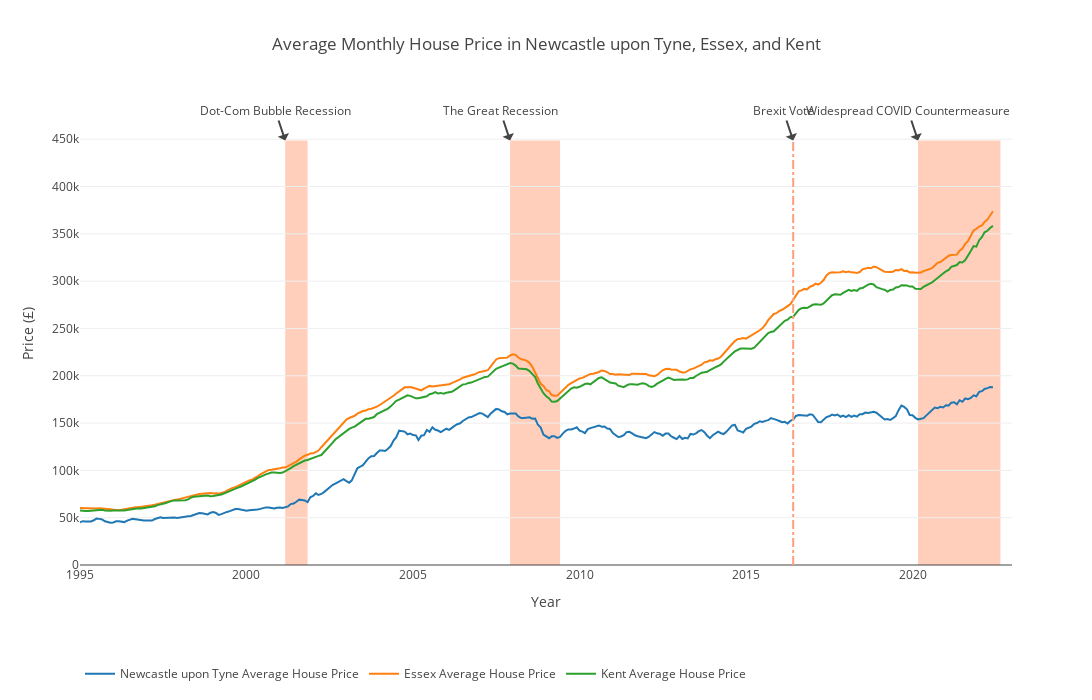

This figure's notebook cell:
### Code cell
region_input = ['Newcastle upon Tyne','Essex','Kent']

data_reg1 = df2[df2['Region_Name'] == region_input[0]]
data_reg2 = df2[df2['Region_Name'] == region_input[1]]
data_reg3 = df2[df2['Region_Name'] == region_input[2]]

data_avg_max = max(max(data_reg1["Average_Price"]), max(data_reg2["Average_Price"]), max(data_reg3["Average_Price"]))

fig = go.Figure()
fig.add_trace(go.Scatter(x=data_reg1["Date"], 
                         y=data_reg1["Average_Price"],
                         mode='lines',
                         name=f'{region_input[0]} Average House Price',
                    ))

fig.add_trace(go.Scatter(x=data_reg2["Date"], 
                         y=data_reg2["Average_Price"],
                         mode='lines',
                         name=f'{region_input[1]} Average House Price',
                    ))

fig.add_trace(go.Scatter(x=data_reg3["Date"], 
                         y=data_reg3["Average_Price"],
                         mode='lines',
                         name=f'{region_input[2]} Average House Price',
                    ))

fig.update_layout(
        template='gridon',
        title=f"""Average Monthly House Price in {region_input[0]}, {region_input[1]}, and {region_input[2]}""",
        xaxis_title='Year',
        yaxis_title='Price (£)',
        xaxis_showgrid=False,
        yaxis_showgrid=True,
        width=1200,
        height=700,
        legend=dict(y=-.2, orientation='h'),
        shapes=[
                dict(
                    type="rect",
                    x0="2020-03-01",
                    y0=0,
                    x1=today.strftime("%Y-%m-%d"),
                    y1=data_avg_max*1.2,
                    fillcolor="LightSalmon",
                    opacity=0.5,
                    layer="below",
                    line_width=0,
                ),
                dict(
                    type="line",
                    x0='2016-06-01',
                    x1='2016-06-01',
                    y0=0,
                    y1=data_avg_max*1.2,
                    line=dict(
                    color="LightSalmon",
                    dash="dashdot"
                    )
                ),
                dict(
                    type="rect",
                    x0="2007-12-01",
                    y0=0,
                    x1="2009-06-01",
                    y1=data_avg_max*1.2,
                    fillcolor="LightSalmon",
                    opacity=0.5,
                    layer="below",
                    line_width=0,
                ),
                dict(
                    type="rect",
                    x0="2001-03-01",
                    y0=0,
                    x1="2001-11-01",
                    y1=data_avg_max*1.2,
                    fillcolor="LightSalmon",
                    opacity=0.5,
                    layer="below",
                    line_width=0,
                )
            ],
            annotations=[
                dict(text="Dot-Com Bubble Recession", x='2001-03-01', y=data_avg_max*1.2),
                dict(text="The Great Recession", x='2007-12-01', y=data_avg_max*1.2),
                dict(text="Brexit Vote", x='2016-06-01', y=data_avg_max*1.2),
                dict(text="Widespread COVID Countermeasure", x='2020-03-01', y=data_avg_max*1.2)
            ]
        )
fig.show()

### Figure 1 — Plotly figure (JSON) as saved in the notebook; plotly's stock layout.template omitted (floating-point values rounded to 4 significant figures; data arrays with more than 128 entries replaced by an {"elided": "..."} marker saying what was removed)
{"data": [{"mode": "lines", "name": "Newcastle upon Tyne Average House Price", "type": "scatter", "x": {"elided": "330 str values"}, "y": {"elided": "330 float values"}}, {"mode": "lines", "name": "Essex Average House Price", "type": "scatter", "x": {"elided": "330 str values"}, "y": {"elided": "330 float values"}}, {"mode": "lines", "name": "Kent Average House Price", "type": "scatter", "x": {"elided": "330 str values"}, "y": {"elided": "330 float values"}}], "layout": {"annotations": [{"text": "Dot-Com Bubble Recession", "x": "2001-03-01", "y": 448600.0}, {"text": "The Great Recession", "x": "2007-12-01", "y": 448600.0}, {"text": "Brexit Vote", "x": "2016-06-01", "y": 448600.0}, {"text": "Widespread COVID Countermeasure", "x": "2020-03-01", "y": 448600.0}], "height": 700, "legend": {"orientation": "h", "y": -0.2}, "shapes": [{"fillcolor": "LightSalmon", "layer": "below", "line": {"width": 0}, "opacity": 0.5, "type": "rect", "x0": "2020-03-01", "x1": "2022-08-22", "y0": 0, "y1": 448600.0}, {"line": {"color": "LightSalmon", "dash": "dashdot"}, "type": "line", "x0": "2016-06-01", "x1": "2016-06-01", "y0": 0, "y1": 448600.0}, {"fillcolor": "LightSalmon", "layer": "below", "line": {"width": 0}, "opacity": 0.5, "type": "rect", "x0": "2007-12-01", "x1": "2009-06-01", "y0": 0, "y1": 448600.0}, {"fillcolor": "LightSalmon", "layer": "below", "line": {"width": 0}, "opacity": 0.5, "type": "rect", "x0": "2001-03-01", "x1": "2001-11-01", "y0": 0, "y1": 448600.0}], "title": {"text": "Average Monthly House Price in Newcastle upon Tyne, Essex, and Kent"}, "width": 1200, "xaxis": {"showgrid": false, "title": {"text": "Year"}}, "yaxis": {"showgrid": true, "title": {"text": "Price (£)"}}}}
